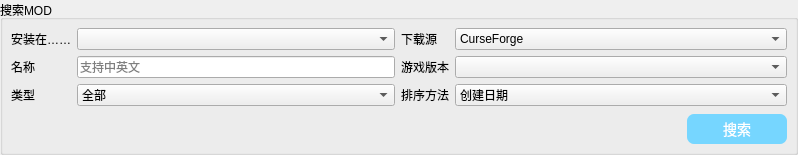
             <widget class="QGroupBox" name="groupBox">
              <property name="styleSheet">
               <string notr="true">QPushButton{background-color: rgb(118, 214, 255);border-radius:7px;color: rgb(255, 255, 255)}
QPushButton::hover{background-color: rgb(118, 214, 255);}
QPushButton::pressed{background-color: rgba(118, 214, 255,100);}</string>
              </property>
              <property name="title">
               <string>搜索MOD</string>
              </property>
              <property name="flat">
               <bool>false</bool>
              </property>
              <property name="checkable">
               <bool>false</bool>
              </property>
              <layout class="QGridLayout" name="gridLayout_56">
               <property name="leftMargin">
                <number>8</number>
               </property>
               <property name="topMargin">
                <number>8</number>
               </property>
               <property name="rightMargin">
                <number>8</number>
               </property>
               <property name="bottomMargin">
                <number>8</number>
               </property>
               <item row="0" column="1">
                <widget class="QComboBox" name="comboBox_9"/>
               </item>
               <item row="6" column="0" colspan="3">
                <spacer name="horizontalSpacer_25">
                 <property name="orientation">
                  <enum>Qt::Horizontal</enum>
                 </property>
                 <property name="sizeHint" stdset="0">
                  <size>
                   <width>40</width>
                   <height>20</height>
                  </size>
                 </property>
                </spacer>
               </item>
               <item row="1" column="1">
                <widget class="QLineEdit" name="lineEdit_5">
                 <property name="inputMask">
                  <string/>
                 </property>
                 <property name="placeholderText">
                  <string>支持中英文</string>
                 </property>
                </widget>
               </item>
               <item row="0" column="2">
                <widget class="QLabel" name="label_39">
                 <property name="sizePolicy">
                  <sizepolicy hsizetype="Minimum" vsizetype="Preferred">
                   <horstretch>0</horstretch>
                   <verstretch>0</verstretch>
                  </sizepolicy>
                 </property>
                 <property name="text">
                  <string>下载源</string>
                 </property>
                </widget>
               </item>
               <item row="5" column="0" colspan="2">
                <spacer name="horizontalSpacer_23">
                 <property name="orientation">
                  <enum>Qt::Horizontal</enum>
                 </property>
                 <property name="sizeHint" stdset="0">
                  <size>
                   <width>384</width>
                   <height>2</height>
                  </size>
                 </property>
                </spacer>
               </item>
               <item row="6" column="5">
                <widget class="QPushButton" name="pushButton_45">
                 <property name="enabled">
                  <bool>true</bool>
                 </property>
                 <property name="minimumSize">
                  <size>
                   <width>100</width>
                   <height>30</height>
                  </size>
                 </property>
                 <property name="maximumSize">
                  <size>
                   <width>100</width>
                   <height>30</height>
                  </size>
                 </property>
                 <property name="styleSheet">
                  <string notr="true">font-size: 14px;</string>
                 </property>
                 <property name="text">
                  <string>搜索</string>
                 </property>
                </widget>
               </item>
               <item row="0" column="0">
                <widget class="QLabel" name="label_38">
                 <property name="text">
                  <string>安装在……</string>
                 </property>
                </widget>
               </item>
               <item row="5" column="2" colspan="4">
                <spacer name="horizontalSpacer_24">
                 <property name="orientation">
                  <enum>Qt::Horizontal</enum>
                 </property>
                 <property name="sizeHint" stdset="0">
                  <size>
                   <width>386</width>
                   <height>2</height>
                  </size>
                 </property>
                </spacer>
               </item>
               <item row="1" column="2">
                <widget class="QLabel" name="label_41">
                 <property name="sizePolicy">
                  <sizepolicy hsizetype="Maximum" vsizetype="Preferred">
                   <horstretch>0</horstretch>
                   <verstretch>0</verstretch>
                  </sizepolicy>
                 </property>
                 <property name="text">
                  <string>游戏版本</string>
                 </property>
                </widget>
               </item>
               <item row="2" column="1" rowspan="2">
                <widget class="QComboBox" name="comboBox_13">
                 <item>
                  <property name="text">
                   <string>全部</string>
                  </property>
                 </item>
                 <item>
                  <property name="text">
                   <string>冒险</string>
                  </property>
                 </item>
                 <item>
                  <property name="text">
                   <string>诅咒</string>
                  </property>
                 </item>
                 <item>
                  <property name="text">
                   <string>装饰</string>
                  </property>
                 </item>
                 <item>
                  <property name="text">
                   <string>经济</string>
                  </property>
                 </item>
                 <item>
                  <property name="text">
                   <string>设备</string>
                  </property>
                 </item>
                 <item>
                  <property name="text">
                   <string>食物</string>
                  </property>
                 </item>
                 <item>
                  <property name="text">
                   <string>游戏机制</string>
                  </property>
                 </item>
                 <item>
                  <property name="text">
                   <string>图书馆</string>
                  </property>
                 </item>
                 <item>
                  <property name="text">
                   <string>魔法</string>
                  </property>
                 </item>
                 <item>
                  <property name="text">
                   <string>管理</string>
                  </property>
                 </item>
                 <item>
                  <property name="text">
                   <string>迷你游戏</string>
                  </property>
                 </item>
                 <item>
                  <property name="text">
                   <string>暴徒</string>
                  </property>
                 </item>
                 <item>
                  <property name="text">
                   <string>优化</string>
                  </property>
                 </item>
                 <item>
                  <property name="text">
                   <string>社会的</string>
                  </property>
                 </item>
                 <item>
                  <property name="text">
                   <string>贮存</string>
                  </property>
                 </item>
                 <item>
                  <property name="text">
                   <string>技术</string>
                  </property>
                 </item>
                 <item>
                  <property name="text">
                   <string>运输</string>
                  </property>
                 </item>
                 <item>
                  <property name="text">
                   <string>效用</string>
                  </property>
                 </item>
                 <item>
                  <property name="text">
                   <string>世界生成</string>
                  </property>
                 </item>
                </widget>
               </item>
               <item row="6" column="4">
                <spacer name="horizontalSpacer_26">
                 <property name="orientation">
                  <enum>Qt::Horizontal</enum>
                 </property>
                 <property name="sizeHint" stdset="0">
                  <size>
                   <width>40</width>
                   <height>20</height>
                  </size>
                 </property>
                </spacer>
               </item>
               <item row="1" column="0">
                <widget class="QLabel" name="label_40">
                 <property name="text">
                  <string>名称</string>
                 </property>
                </widget>
               </item>
               <item row="2" column="2" rowspan="2">
                <widget class="QLabel" name="label_49">
                 <property name="sizePolicy">
                  <sizepolicy hsizetype="Maximum" vsizetype="Preferred">
                   <horstretch>0</horstretch>
                   <verstretch>0</verstretch>
                  </sizepolicy>
                 </property>
                 <property name="text">
                  <string>排序方法</string>
                 </property>
                </widget>
               </item>
               <item row="2" column="0" rowspan="2">
                <widget class="QLabel" name="label_42">
                 <property name="text">
                  <string>类型</string>
                 </property>
                </widget>
               </item>
               <item row="6" column="3">
                <spacer name="horizontalSpacer_27">
                 <property name="orientation">
                  <enum>Qt::Horizontal</enum>
                 </property>
                 <property name="sizeHint" stdset="0">
                  <size>
                   <width>40</width>
                   <height>20</height>
                  </size>
                 </property>
                </spacer>
               </item>
               <item row="2" column="3" rowspan="2" colspan="3">
                <widget class="QComboBox" name="comboBox_12">
                 <property name="sizePolicy">
                  <sizepolicy hsizetype="MinimumExpanding" vsizetype="Fixed">
                   <horstretch>0</horstretch>
                   <verstretch>0</verstretch>
                  </sizepolicy>
                 </property>
                 <item>
                  <property name="text">
                   <string>创建日期</string>
                  </property>
                 </item>
                 <item>
                  <property name="text">
                   <string>热度</string>
                  </property>
                 </item>
                 <item>
                  <property name="text">
                   <string>最近更新时间</string>
                  </property>
                 </item>
                 <item>
                  <property name="text">
                   <string>名称</string>
                  </property>
                 </item>
                 <item>
                  <property name="text">
                   <string>下载量</string>
                  </property>
                 </item>
                </widget>
               </item>
               <item row="1" column="3" colspan="3">
                <widget class="QComboBox" name="comboBox_11">
                 <property name="sizePolicy">
                  <sizepolicy hsizetype="MinimumExpanding" vsizetype="Fixed">
                   <horstretch>0</horstretch>
                   <verstretch>0</verstretch>
                  </sizepolicy>
                 </property>
                </widget>
               </item>
               <item row="0" column="3" colspan="3">
                <widget class="QComboBox" name="comboBox_10">
                 <property name="sizePolicy">
                  <sizepolicy hsizetype="MinimumExpanding" vsizetype="Fixed">
                   <horstretch>0</horstretch>
                   <verstretch>0</verstretch>
                  </sizepolicy>
                 </property>
                 <item>
                  <property name="text">
                   <string>CurseForge</string>
                  </property>
                 </item>
                 <item>
                  <property name="text">
                   <string>Mcdrinth</string>
                  </property>
                 </item>
                </widget>
               </item>
              </layout>
             </widget>
